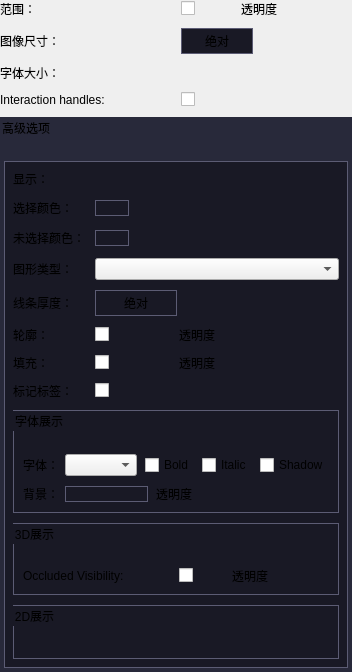
<?xml version="1.0" encoding="UTF-8"?>
<ui version="4.0">
 <class>qMRMLMarkupsDisplayNodeWidget</class>
 <widget class="QWidget" name="qMRMLMarkupsDisplayNodeWidget">
  <property name="geometry">
   <rect>
    <x>0</x>
    <y>0</y>
    <width>349</width>
    <height>580</height>
   </rect>
  </property>
  <property name="windowTitle">
   <string>Markups Display Node</string>
  </property>
  <property name="styleSheet">
   <string notr="true">QPushButton#glyphSizeIsAbsoluteButton{
	min-width: 70px;
	min-height: 24px;
	max-width: 70px;
	max-height: 24px;
	background: #191925;
	border: 1px solid #5c5c74;
	font: 10pt &quot;Microsoft YaHei&quot;;
}

QPushButton#glyphSizeIsAbsoluteButton:hover{
	background: #5c5c74;
}

QPushButton#curveLineSizeIsAbsoluteButton{
	min-width: 80px;
	min-height: 24px;
	max-width: 80px;
	max-height: 24px;
	background: #191925;
	border: 1px solid #5c5c74;
	font: 10pt &quot;Microsoft YaHei&quot;;
}

QPushButton#curveLineSizeIsAbsoluteButton:hover{
	background: #5c5c74;
}


QPushButton#unselectedColorPickerButton,
QPushButton#selectedColorPickerButton,
QPushButton#TextBackgroundColorPickerButton{
	background: #191925;
	border: 1px solid #5c5c74;
	font: 10pt &quot;Microsoft YaHei&quot;;
}

QGroupBox#SliceDisplayCollapsibleGroupBox
{
	border: none;
	background: #28293a;
}


QWidget#widget
{
	background-color: #191925;
	
	border-style:solid;
	border-left-width: 1px;
    border-left-color: #5c5c74;
	border-bottom-width: 1px;
	border-bottom-color: #5c5c74;
	border-top-width: 1px;
    border-top-color: #5c5c74;
	border-right-width: 1px;
	border-right-color: #5c5c74;
	padding:1px;
}

QGroupBox#TextDisplayGroupBox,
QGroupBox#ThreeDDisplayGroupBox,
QGroupBox#TwoDDisplayGroupBox
{
	background: #191925;
	border: 1px solid #5c5c74;
}</string>
  </property>
  <layout class="QGridLayout" name="gridLayout_6">
   <property name="leftMargin">
    <number>0</number>
   </property>
   <property name="topMargin">
    <number>0</number>
   </property>
   <property name="rightMargin">
    <number>0</number>
   </property>
   <property name="bottomMargin">
    <number>0</number>
   </property>
   <property name="spacing">
    <number>10</number>
   </property>
   <item row="0" column="0">
    <widget class="QLabel" name="VisibilityLabel">
     <property name="text">
      <string>范围：</string>
     </property>
    </widget>
   </item>
   <item row="0" column="1">
    <layout class="QHBoxLayout" name="horizontalLayout">
     <property name="spacing">
      <number>8</number>
     </property>
     <item>
      <widget class="QCheckBox" name="VisibilityCheckBox">
       <property name="text">
        <string/>
       </property>
      </widget>
     </item>
     <item>
      <widget class="QLabel" name="opacityLabel">
       <property name="text">
        <string>透明度</string>
       </property>
      </widget>
     </item>
     <item>
      <widget class="ctkSliderWidget" name="opacitySliderWidget" native="true">
       <property name="singleStep" stdset="0">
        <double>0.100000000000000</double>
       </property>
       <property name="maximum" stdset="0">
        <double>1.000000000000000</double>
       </property>
      </widget>
     </item>
    </layout>
   </item>
   <item row="1" column="0">
    <widget class="QLabel" name="glyphScaleLabel">
     <property name="text">
      <string>图像尺寸：</string>
     </property>
    </widget>
   </item>
   <item row="1" column="1">
    <layout class="QHBoxLayout" name="horizontalLayout_2">
     <property name="spacing">
      <number>8</number>
     </property>
     <item>
      <widget class="QPushButton" name="glyphSizeIsAbsoluteButton">
       <property name="toolTip">
        <string>If button is pressed then control point glyph size is specified in physical length unit, otherwise as percentage of window size</string>
       </property>
       <property name="text">
        <string>绝对</string>
       </property>
       <property name="checkable">
        <bool>true</bool>
       </property>
      </widget>
     </item>
     <item>
      <widget class="ctkSliderWidget" name="glyphScaleSliderWidget" native="true">
       <property name="singleStep" stdset="0">
        <double>0.100000000000000</double>
       </property>
       <property name="maximum" stdset="0">
        <double>30.000000000000000</double>
       </property>
       <property name="suffix" stdset="0">
        <string> %</string>
       </property>
      </widget>
     </item>
     <item>
      <widget class="qMRMLSliderWidget" name="glyphSizeSliderWidget" native="true">
       <property name="singleStep" stdset="0">
        <double>0.100000000000000</double>
       </property>
       <property name="pageStep" stdset="0">
        <double>1.000000000000000</double>
       </property>
       <property name="value" stdset="0">
        <double>5.000000000000000</double>
       </property>
       <property name="quantity" stdset="0">
        <string>length</string>
       </property>
      </widget>
     </item>
    </layout>
   </item>
   <item row="2" column="0">
    <widget class="QLabel" name="textScaleLabel">
     <property name="text">
      <string>字体大小：</string>
     </property>
    </widget>
   </item>
   <item row="2" column="1">
    <widget class="ctkSliderWidget" name="textScaleSliderWidget" native="true">
     <property name="singleStep" stdset="0">
      <double>0.100000000000000</double>
     </property>
     <property name="maximum" stdset="0">
      <double>20.000000000000000</double>
     </property>
     <property name="suffix" stdset="0">
      <string> %</string>
     </property>
    </widget>
   </item>
   <item row="3" column="0">
    <widget class="QLabel" name="interactionLabel">
     <property name="text">
      <string>Interaction handles: </string>
     </property>
    </widget>
   </item>
   <item row="3" column="1">
    <layout class="QHBoxLayout" name="horizontalLayout_9">
     <item>
      <widget class="QCheckBox" name="interactionCheckBox">
       <property name="text">
        <string/>
       </property>
      </widget>
     </item>
     <item>
      <widget class="QLabel" name="label_4">
       <property name="text">
        <string/>
       </property>
      </widget>
     </item>
    </layout>
   </item>
   <item row="4" column="0" colspan="2">
    <widget class="ctkCollapsibleGroupBox" name="SliceDisplayCollapsibleGroupBox">
     <property name="title">
      <string>高级选项</string>
     </property>
     <property name="checked">
      <bool>false</bool>
     </property>
     <property name="collapsed" stdset="0">
      <bool>false</bool>
     </property>
     <layout class="QGridLayout" name="gridLayout_2">
      <property name="leftMargin">
       <number>1</number>
      </property>
      <property name="topMargin">
       <number>24</number>
      </property>
      <property name="rightMargin">
       <number>1</number>
      </property>
      <property name="bottomMargin">
       <number>1</number>
      </property>
      <item row="0" column="0">
       <widget class="QWidget" name="widget" native="true">
        <layout class="QGridLayout" name="gridLayout">
         <property name="spacing">
          <number>10</number>
         </property>
         <item row="0" column="0">
          <widget class="QLabel" name="DisplayNodeViewLabel">
           <property name="text">
            <string>显示：</string>
           </property>
          </widget>
         </item>
         <item row="0" column="1">
          <widget class="qMRMLDisplayNodeViewComboBox" name="DisplayNodeViewComboBox" native="true">
           <property name="toolTip">
            <string>Select views in which to show this node. All unchecked shows in all 3D and 2D views.</string>
           </property>
          </widget>
         </item>
         <item row="1" column="0">
          <widget class="QLabel" name="selectedColorLabel">
           <property name="text">
            <string>选择颜色：</string>
           </property>
          </widget>
         </item>
         <item row="1" column="1">
          <layout class="QHBoxLayout" name="horizontalLayout_11">
           <item>
            <widget class="ctkColorPickerButton" name="selectedColorPickerButton">
             <property name="displayColorName" stdset="0">
              <bool>false</bool>
             </property>
            </widget>
           </item>
           <item>
            <spacer name="horizontalSpacer_2">
             <property name="orientation">
              <enum>Qt::Horizontal</enum>
             </property>
             <property name="sizeHint" stdset="0">
              <size>
               <width>40</width>
               <height>20</height>
              </size>
             </property>
            </spacer>
           </item>
          </layout>
         </item>
         <item row="2" column="0">
          <widget class="QLabel" name="unselectedColorLabel">
           <property name="text">
            <string>未选择颜色：</string>
           </property>
          </widget>
         </item>
         <item row="2" column="1">
          <layout class="QHBoxLayout" name="horizontalLayout_10">
           <item>
            <widget class="ctkColorPickerButton" name="unselectedColorPickerButton">
             <property name="displayColorName" stdset="0">
              <bool>false</bool>
             </property>
            </widget>
           </item>
           <item>
            <spacer name="horizontalSpacer_3">
             <property name="orientation">
              <enum>Qt::Horizontal</enum>
             </property>
             <property name="sizeHint" stdset="0">
              <size>
               <width>40</width>
               <height>20</height>
              </size>
             </property>
            </spacer>
           </item>
          </layout>
         </item>
         <item row="3" column="0">
          <widget class="QLabel" name="glyphTypeLabel">
           <property name="text">
            <string>图形类型：</string>
           </property>
          </widget>
         </item>
         <item row="3" column="1">
          <widget class="QComboBox" name="glyphTypeComboBox"/>
         </item>
         <item row="4" column="0">
          <widget class="QLabel" name="lineThicknessLabel">
           <property name="text">
            <string>线条厚度：</string>
           </property>
          </widget>
         </item>
         <item row="4" column="1">
          <layout class="QHBoxLayout" name="horizontalLayout_3">
           <item>
            <widget class="QPushButton" name="curveLineSizeIsAbsoluteButton">
             <property name="toolTip">
              <string>If button is pressed then line thickness is specified in physical length unit, otherwise as percentage of glyph size</string>
             </property>
             <property name="text">
              <string>绝对</string>
             </property>
             <property name="checkable">
              <bool>true</bool>
             </property>
            </widget>
           </item>
           <item>
            <widget class="ctkSliderWidget" name="curveLineThicknessSliderWidget" native="true">
             <property name="singleStep" stdset="0">
              <double>1.000000000000000</double>
             </property>
             <property name="pageStep" stdset="0">
              <double>5.000000000000000</double>
             </property>
             <property name="maximum" stdset="0">
              <double>100.000000000000000</double>
             </property>
             <property name="value" stdset="0">
              <double>20.000000000000000</double>
             </property>
             <property name="suffix" stdset="0">
              <string> %</string>
             </property>
            </widget>
           </item>
           <item>
            <widget class="qMRMLSliderWidget" name="curveLineDiameterSliderWidget" native="true">
             <property name="singleStep" stdset="0">
              <double>0.100000000000000</double>
             </property>
             <property name="pageStep" stdset="0">
              <double>1.000000000000000</double>
             </property>
             <property name="value" stdset="0">
              <double>5.000000000000000</double>
             </property>
             <property name="quantity" stdset="0">
              <string>length</string>
             </property>
            </widget>
           </item>
          </layout>
         </item>
         <item row="5" column="0">
          <widget class="QLabel" name="OutlineLabel">
           <property name="text">
            <string>轮廓：</string>
           </property>
          </widget>
         </item>
         <item row="5" column="1">
          <layout class="QHBoxLayout" name="horizontalLayout_5">
           <property name="spacing">
            <number>8</number>
           </property>
           <item>
            <widget class="QCheckBox" name="OutlineVisibilityCheckBox">
             <property name="text">
              <string/>
             </property>
            </widget>
           </item>
           <item>
            <widget class="QLabel" name="OpacityLabel2">
             <property name="text">
              <string>透明度</string>
             </property>
            </widget>
           </item>
           <item>
            <widget class="ctkSliderWidget" name="OutlineOpacitySliderWidget" native="true">
             <property name="singleStep" stdset="0">
              <double>0.010000000000000</double>
             </property>
             <property name="pageStep" stdset="0">
              <double>0.100000000000000</double>
             </property>
             <property name="maximum" stdset="0">
              <double>1.000000000000000</double>
             </property>
            </widget>
           </item>
          </layout>
         </item>
         <item row="6" column="0">
          <widget class="QLabel" name="FillLabel">
           <property name="text">
            <string>填充：</string>
           </property>
          </widget>
         </item>
         <item row="6" column="1">
          <layout class="QHBoxLayout" name="horizontalLayout_4">
           <property name="spacing">
            <number>8</number>
           </property>
           <item>
            <widget class="QCheckBox" name="FillVisibilityCheckBox">
             <property name="text">
              <string/>
             </property>
            </widget>
           </item>
           <item>
            <widget class="QLabel" name="OpacityLabel3">
             <property name="text">
              <string>透明度</string>
             </property>
            </widget>
           </item>
           <item>
            <widget class="ctkSliderWidget" name="FillOpacitySliderWidget" native="true">
             <property name="singleStep" stdset="0">
              <double>0.010000000000000</double>
             </property>
             <property name="pageStep" stdset="0">
              <double>0.100000000000000</double>
             </property>
             <property name="maximum" stdset="0">
              <double>1.000000000000000</double>
             </property>
            </widget>
           </item>
          </layout>
         </item>
         <item row="7" column="0">
          <widget class="QLabel" name="PointLabelsVisibilityLabel">
           <property name="text">
            <string>标记标签：</string>
           </property>
          </widget>
         </item>
         <item row="7" column="1">
          <widget class="QCheckBox" name="PointLabelsVisibilityCheckBox">
           <property name="text">
            <string/>
           </property>
          </widget>
         </item>
         <item row="8" column="0" colspan="2">
          <widget class="ctkCollapsibleGroupBox" name="TextDisplayGroupBox">
           <property name="title">
            <string>字体展示</string>
           </property>
           <layout class="QGridLayout" name="gridLayout_5">
            <property name="leftMargin">
             <number>7</number>
            </property>
            <property name="topMargin">
             <number>24</number>
            </property>
            <property name="rightMargin">
             <number>7</number>
            </property>
            <property name="bottomMargin">
             <number>7</number>
            </property>
            <property name="verticalSpacing">
             <number>9</number>
            </property>
            <item row="0" column="1">
             <layout class="QHBoxLayout" name="horizontalLayout_8">
              <property name="spacing">
               <number>8</number>
              </property>
              <item>
               <widget class="QComboBox" name="TextFontFamilyComboBox"/>
              </item>
              <item>
               <widget class="QCheckBox" name="TextBoldCheckBox">
                <property name="text">
                 <string>Bold</string>
                </property>
               </widget>
              </item>
              <item>
               <widget class="QCheckBox" name="TextItalicCheckBox">
                <property name="text">
                 <string>Italic</string>
                </property>
               </widget>
              </item>
              <item>
               <widget class="QCheckBox" name="TextShadowCheckBox">
                <property name="text">
                 <string>Shadow</string>
                </property>
               </widget>
              </item>
             </layout>
            </item>
            <item row="0" column="0">
             <widget class="QLabel" name="label_3">
              <property name="sizePolicy">
               <sizepolicy hsizetype="Fixed" vsizetype="Preferred">
                <horstretch>0</horstretch>
                <verstretch>0</verstretch>
               </sizepolicy>
              </property>
              <property name="text">
               <string>字体：</string>
              </property>
             </widget>
            </item>
            <item row="2" column="1">
             <layout class="QHBoxLayout" name="horizontalLayout_7">
              <property name="spacing">
               <number>8</number>
              </property>
              <item>
               <widget class="ctkColorPickerButton" name="TextBackgroundColorPickerButton">
                <property name="displayColorName" stdset="0">
                 <bool>false</bool>
                </property>
               </widget>
              </item>
              <item>
               <widget class="QLabel" name="label_2">
                <property name="text">
                 <string>透明度</string>
                </property>
               </widget>
              </item>
              <item>
               <widget class="ctkSliderWidget" name="TextBackgroundOpacitySlider" native="true">
                <property name="singleStep" stdset="0">
                 <double>0.010000000000000</double>
                </property>
                <property name="pageStep" stdset="0">
                 <double>0.100000000000000</double>
                </property>
                <property name="maximum" stdset="0">
                 <double>1.000000000000000</double>
                </property>
               </widget>
              </item>
             </layout>
            </item>
            <item row="2" column="0">
             <widget class="QLabel" name="label">
              <property name="text">
               <string>背景：</string>
              </property>
             </widget>
            </item>
           </layout>
          </widget>
         </item>
         <item row="9" column="0" colspan="2">
          <widget class="ctkCollapsibleGroupBox" name="ThreeDDisplayGroupBox">
           <property name="title">
            <string>3D展示</string>
           </property>
           <layout class="QGridLayout" name="gridLayout_3">
            <property name="leftMargin">
             <number>7</number>
            </property>
            <property name="topMargin">
             <number>24</number>
            </property>
            <property name="rightMargin">
             <number>7</number>
            </property>
            <property name="bottomMargin">
             <number>7</number>
            </property>
            <property name="verticalSpacing">
             <number>9</number>
            </property>
            <item row="0" column="0">
             <widget class="QLabel" name="OccludedVisibilityLabel">
              <property name="text">
               <string>Occluded Visibility:</string>
              </property>
             </widget>
            </item>
            <item row="0" column="1">
             <layout class="QHBoxLayout" name="horizontalLayout_6">
              <property name="spacing">
               <number>8</number>
              </property>
              <item>
               <widget class="QCheckBox" name="OccludedVisibilityCheckBox">
                <property name="text">
                 <string/>
                </property>
               </widget>
              </item>
              <item>
               <widget class="QLabel" name="OpacityLabel">
                <property name="text">
                 <string>透明度</string>
                </property>
               </widget>
              </item>
              <item>
               <widget class="ctkSliderWidget" name="OccludedOpacitySliderWidget" native="true">
                <property name="singleStep" stdset="0">
                 <double>0.010000000000000</double>
                </property>
                <property name="pageStep" stdset="0">
                 <double>0.100000000000000</double>
                </property>
                <property name="maximum" stdset="0">
                 <double>1.000000000000000</double>
                </property>
               </widget>
              </item>
             </layout>
            </item>
           </layout>
          </widget>
         </item>
         <item row="10" column="0" colspan="2">
          <widget class="ctkCollapsibleGroupBox" name="TwoDDisplayGroupBox">
           <property name="title">
            <string>2D展示</string>
           </property>
           <layout class="QGridLayout" name="gridLayout_4">
            <property name="leftMargin">
             <number>7</number>
            </property>
            <property name="topMargin">
             <number>24</number>
            </property>
            <property name="rightMargin">
             <number>7</number>
            </property>
            <property name="bottomMargin">
             <number>7</number>
            </property>
            <property name="horizontalSpacing">
             <number>6</number>
            </property>
            <property name="verticalSpacing">
             <number>9</number>
            </property>
            <item row="0" column="0">
             <widget class="qMRMLMarkupsFiducialProjectionPropertyWidget" name="pointFiducialProjectionWidget" native="true"/>
            </item>
           </layout>
          </widget>
         </item>
        </layout>
       </widget>
      </item>
     </layout>
    </widget>
   </item>
  </layout>
 </widget>
 <customwidgets>
  <customwidget>
   <class>ctkCollapsibleGroupBox</class>
   <extends>QGroupBox</extends>
   <header>ctkCollapsibleGroupBox.h</header>
   <container>1</container>
  </customwidget>
  <customwidget>
   <class>qMRMLNodeComboBox</class>
   <extends>QWidget</extends>
   <header>qMRMLNodeComboBox.h</header>
   <container>1</container>
  </customwidget>
  <customwidget>
   <class>ctkSliderWidget</class>
   <extends>QWidget</extends>
   <header>ctkSliderWidget.h</header>
  </customwidget>
  <customwidget>
   <class>qMRMLCheckableNodeComboBox</class>
   <extends>qMRMLNodeComboBox</extends>
   <header>qMRMLCheckableNodeComboBox.h</header>
   <container>1</container>
  </customwidget>
  <customwidget>
   <class>qMRMLDisplayNodeViewComboBox</class>
   <extends>qMRMLCheckableNodeComboBox</extends>
   <header>qMRMLDisplayNodeViewComboBox.h</header>
   <container>1</container>
  </customwidget>
  <customwidget>
   <class>qMRMLWidget</class>
   <extends>QWidget</extends>
   <header>qMRMLWidget.h</header>
   <container>1</container>
  </customwidget>
  <customwidget>
   <class>ctkColorPickerButton</class>
   <extends>QPushButton</extends>
   <header>ctkColorPickerButton.h</header>
  </customwidget>
  <customwidget>
   <class>qMRMLSliderWidget</class>
   <extends>ctkSliderWidget</extends>
   <header>qMRMLSliderWidget.h</header>
  </customwidget>
  <customwidget>
   <class>qMRMLMarkupsFiducialProjectionPropertyWidget</class>
   <extends>qMRMLWidget</extends>
   <header>qMRMLMarkupsFiducialProjectionPropertyWidget.h</header>
   <container>1</container>
  </customwidget>
 </customwidgets>
 <resources/>
 <connections>
  <connection>
   <sender>glyphSizeIsAbsoluteButton</sender>
   <signal>toggled(bool)</signal>
   <receiver>glyphScaleSliderWidget</receiver>
   <slot>setHidden(bool)</slot>
   <hints>
    <hint type="sourcelabel">
     <x>129</x>
     <y>186</y>
    </hint>
    <hint type="destinationlabel">
     <x>174</x>
     <y>186</y>
    </hint>
   </hints>
  </connection>
  <connection>
   <sender>glyphSizeIsAbsoluteButton</sender>
   <signal>toggled(bool)</signal>
   <receiver>glyphSizeSliderWidget</receiver>
   <slot>setVisible(bool)</slot>
   <hints>
    <hint type="sourcelabel">
     <x>114</x>
     <y>188</y>
    </hint>
    <hint type="destinationlabel">
     <x>300</x>
     <y>188</y>
    </hint>
   </hints>
  </connection>
 </connections>
</ui>
